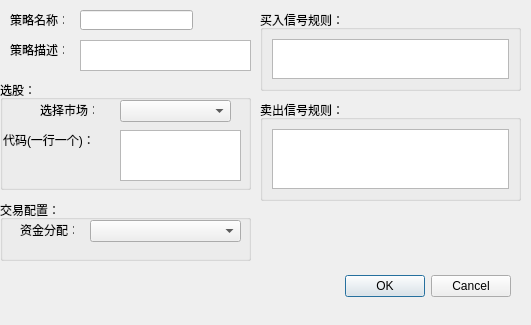
<?xml version="1.0" encoding="UTF-8"?>
<ui version="4.0">
 <class>Dialog</class>
 <widget class="QDialog" name="Dialog">
  <property name="geometry">
   <rect>
    <x>0</x>
    <y>0</y>
    <width>531</width>
    <height>325</height>
   </rect>
  </property>
  <property name="windowTitle">
   <string>Dialog</string>
  </property>
  <widget class="QDialogButtonBox" name="buttonBox">
   <property name="geometry">
    <rect>
     <x>170</x>
     <y>270</y>
     <width>341</width>
     <height>32</height>
    </rect>
   </property>
   <property name="orientation">
    <enum>Qt::Horizontal</enum>
   </property>
   <property name="standardButtons">
    <set>QDialogButtonBox::Cancel|QDialogButtonBox::Ok</set>
   </property>
  </widget>
  <widget class="QGroupBox" name="groupBox">
   <property name="geometry">
    <rect>
     <x>0</x>
     <y>200</y>
     <width>251</width>
     <height>61</height>
    </rect>
   </property>
   <property name="title">
    <string>交易配置：</string>
   </property>
   <widget class="QLabel" name="label_2">
    <property name="geometry">
     <rect>
      <x>20</x>
      <y>20</y>
      <width>54</width>
      <height>20</height>
     </rect>
    </property>
    <property name="text">
     <string>资金分配：</string>
    </property>
   </widget>
   <widget class="QComboBox" name="combo_allocs">
    <property name="geometry">
     <rect>
      <x>90</x>
      <y>20</y>
      <width>151</width>
      <height>22</height>
     </rect>
    </property>
   </widget>
  </widget>
  <widget class="QTextEdit" name="edit_desc">
   <property name="geometry">
    <rect>
     <x>80</x>
     <y>40</y>
     <width>171</width>
     <height>31</height>
    </rect>
   </property>
  </widget>
  <widget class="QLabel" name="label_7">
   <property name="geometry">
    <rect>
     <x>10</x>
     <y>40</y>
     <width>54</width>
     <height>20</height>
    </rect>
   </property>
   <property name="text">
    <string>策略描述：</string>
   </property>
  </widget>
  <widget class="QGroupBox" name="groupBox_2">
   <property name="geometry">
    <rect>
     <x>260</x>
     <y>10</y>
     <width>261</width>
     <height>81</height>
    </rect>
   </property>
   <property name="title">
    <string>买入信号规则：</string>
   </property>
   <layout class="QVBoxLayout" name="verticalLayout">
    <item>
     <widget class="QTextEdit" name="edit_long"/>
    </item>
   </layout>
  </widget>
  <widget class="QLabel" name="label_6">
   <property name="geometry">
    <rect>
     <x>10</x>
     <y>10</y>
     <width>54</width>
     <height>20</height>
    </rect>
   </property>
   <property name="text">
    <string>策略名称：</string>
   </property>
  </widget>
  <widget class="QGroupBox" name="groupBox_4">
   <property name="geometry">
    <rect>
     <x>0</x>
     <y>80</y>
     <width>251</width>
     <height>110</height>
    </rect>
   </property>
   <property name="title">
    <string>选股：</string>
   </property>
   <widget class="QLabel" name="label_4">
    <property name="geometry">
     <rect>
      <x>40</x>
      <y>20</y>
      <width>54</width>
      <height>20</height>
     </rect>
    </property>
    <property name="text">
     <string>选择市场：</string>
    </property>
   </widget>
   <widget class="QComboBox" name="combo_market">
    <property name="geometry">
     <rect>
      <x>120</x>
      <y>20</y>
      <width>111</width>
      <height>22</height>
     </rect>
    </property>
   </widget>
   <widget class="QLabel" name="label_5">
    <property name="geometry">
     <rect>
      <x>3</x>
      <y>50</y>
      <width>101</width>
      <height>20</height>
     </rect>
    </property>
    <property name="text">
     <string>代码(一行一个)：</string>
    </property>
   </widget>
   <widget class="QTextEdit" name="edit_symbols">
    <property name="geometry">
     <rect>
      <x>120</x>
      <y>50</y>
      <width>121</width>
      <height>51</height>
     </rect>
    </property>
   </widget>
  </widget>
  <widget class="QGroupBox" name="groupBox_3">
   <property name="geometry">
    <rect>
     <x>260</x>
     <y>100</y>
     <width>261</width>
     <height>101</height>
    </rect>
   </property>
   <property name="title">
    <string>卖出信号规则：</string>
   </property>
   <layout class="QVBoxLayout" name="verticalLayout_2">
    <item>
     <widget class="QTextEdit" name="edit_flat"/>
    </item>
   </layout>
  </widget>
  <widget class="QLineEdit" name="edit_name">
   <property name="geometry">
    <rect>
     <x>80</x>
     <y>10</y>
     <width>113</width>
     <height>20</height>
    </rect>
   </property>
  </widget>
 </widget>
 <resources/>
 <connections>
  <connection>
   <sender>buttonBox</sender>
   <signal>accepted()</signal>
   <receiver>Dialog</receiver>
   <slot>accept()</slot>
   <hints>
    <hint type="sourcelabel">
     <x>248</x>
     <y>254</y>
    </hint>
    <hint type="destinationlabel">
     <x>157</x>
     <y>274</y>
    </hint>
   </hints>
  </connection>
  <connection>
   <sender>buttonBox</sender>
   <signal>rejected()</signal>
   <receiver>Dialog</receiver>
   <slot>reject()</slot>
   <hints>
    <hint type="sourcelabel">
     <x>316</x>
     <y>260</y>
    </hint>
    <hint type="destinationlabel">
     <x>286</x>
     <y>274</y>
    </hint>
   </hints>
  </connection>
 </connections>
</ui>
